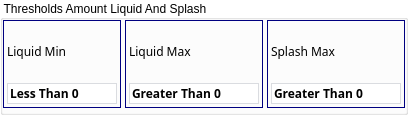
        <widget class="QGroupBox" name="groupBoxAlarmThresholdLiquidAndSplash">
         <property name="styleSheet">
          <string notr="true">QGroupBox{
    background-color: transparent;
}</string>
         </property>
         <property name="title">
          <string>Thresholds Amount Liquid And Splash</string>
         </property>
         <layout class="QGridLayout" name="gridLayout_29">
          <property name="leftMargin">
           <number>0</number>
          </property>
          <property name="topMargin">
           <number>0</number>
          </property>
          <property name="rightMargin">
           <number>0</number>
          </property>
          <property name="bottomMargin">
           <number>4</number>
          </property>
          <property name="spacing">
           <number>4</number>
          </property>
          <item row="0" column="0">
           <widget class="ContentBoardItem" name="widgetDashBoardMinAcceptanceThresholdLiquidMiddleROI" native="true">
            <property name="minimumSize">
             <size>
              <width>0</width>
              <height>88</height>
             </size>
            </property>
            <property name="maximumSize">
             <size>
              <width>16777215</width>
              <height>88</height>
             </size>
            </property>
            <property name="styleSheet">
             <string notr="true">/*QFrame{
     background:rgb(249,247,248);
    border: 1px solid rgb(0,0,128);
     min-height: 80px;
     max-height: 80px;
}

QLabel{
  background:rgb(249,247,248);
  color: rgb(39,51,66);
  border: 0px solid rgb(0,0,128);
  font-size: 16px;
  font-family: Siemens Sans;
  min-height: 20px;
  max-height: 20px;
}
*/



QWidget{
     border: 1px solid rgb(0,0,128);
 }

QLabel{
   border: 0px solid rgb(0,0,128);
}
QDoubleSpinBox::focus{
 border: 2px solid rgb(0,95,135);
}
QDoubleSpinBox{
   border: 1px solid rgb(218, 220, 224);
}

</string>
            </property>
            <layout class="QGridLayout" name="gridLayout_38">
             <property name="leftMargin">
              <number>4</number>
             </property>
             <property name="topMargin">
              <number>4</number>
             </property>
             <property name="rightMargin">
              <number>4</number>
             </property>
             <property name="bottomMargin">
              <number>4</number>
             </property>
             <property name="spacing">
              <number>4</number>
             </property>
             <item row="1" column="0">
              <widget class="QLabel" name="labelContentBoardMinAcceptanceThresholdLiquidMiddleROI">
               <property name="font">
                <font>
                 <family>Siemens Sans</family>
                </font>
               </property>
               <property name="text">
                <string>Liquid Min</string>
               </property>
              </widget>
             </item>
             <item row="2" column="0">
              <widget class="QDoubleSpinBox" name="doubleSpinBoxMinAcceptanceThresholdLiquidMiddleROI">
               <property name="sizePolicy">
                <sizepolicy hsizetype="Preferred" vsizetype="Fixed">
                 <horstretch>0</horstretch>
                 <verstretch>0</verstretch>
                </sizepolicy>
               </property>
               <property name="font">
                <font>
                 <family>Siemens Sans</family>
                 <weight>75</weight>
                 <bold>true</bold>
                </font>
               </property>
               <property name="focusPolicy">
                <enum>Qt::ClickFocus</enum>
               </property>
               <property name="styleSheet">
                <string notr="true"/>
               </property>
               <property name="wrapping">
                <bool>false</bool>
               </property>
               <property name="readOnly">
                <bool>false</bool>
               </property>
               <property name="buttonSymbols">
                <enum>QAbstractSpinBox::NoButtons</enum>
               </property>
               <property name="prefix">
                <string>Less Than </string>
               </property>
               <property name="suffix">
                <string/>
               </property>
               <property name="decimals">
                <number>0</number>
               </property>
               <property name="minimum">
                <double>0.000000000000000</double>
               </property>
               <property name="maximum">
                <double>10000000.000000000000000</double>
               </property>
               <property name="singleStep">
                <double>1.000000000000000</double>
               </property>
               <property name="value">
                <double>0.000000000000000</double>
               </property>
              </widget>
             </item>
            </layout>
           </widget>
          </item>
          <item row="0" column="1">
           <widget class="ContentBoardItem" name="widgetDashBoardMaxAcceptanceThresholdLiquidMiddleROI" native="true">
            <property name="minimumSize">
             <size>
              <width>0</width>
              <height>88</height>
             </size>
            </property>
            <property name="maximumSize">
             <size>
              <width>16777215</width>
              <height>88</height>
             </size>
            </property>
            <property name="styleSheet">
             <string notr="true">/*QFrame{
     background:rgb(249,247,248);
    border: 1px solid rgb(0,0,128);
     min-height: 80px;
     max-height: 80px;
}

QLabel{
  background:rgb(249,247,248);
  color: rgb(39,51,66);
  border: 0px solid rgb(0,0,128);
  font-size: 16px;
  font-family: Siemens Sans;
  min-height: 20px;
  max-height: 20px;
}
*/


QWidget{
     border: 1px solid rgb(0,0,128);
 }

QLabel{
   border: 0px solid rgb(0,0,128);
}

QDoubleSpinBox::focus{
 border: 2px solid rgb(0,95,135);
}
QDoubleSpinBox{
   border: 1px solid rgb(218, 220, 224);
}

</string>
            </property>
            <layout class="QGridLayout" name="gridLayout_42">
             <property name="leftMargin">
              <number>4</number>
             </property>
             <property name="topMargin">
              <number>4</number>
             </property>
             <property name="rightMargin">
              <number>4</number>
             </property>
             <property name="bottomMargin">
              <number>4</number>
             </property>
             <property name="spacing">
              <number>4</number>
             </property>
             <item row="1" column="0">
              <widget class="QLabel" name="labelContentBoardMaxAcceptanceThresholdLiquidMiddleROI">
               <property name="font">
                <font>
                 <family>Siemens Sans</family>
                </font>
               </property>
               <property name="text">
                <string>Liquid Max</string>
               </property>
              </widget>
             </item>
             <item row="2" column="0">
              <widget class="QDoubleSpinBox" name="doubleSpinBoxMaxAcceptanceThresholdLiquidMiddleROI">
               <property name="sizePolicy">
                <sizepolicy hsizetype="Preferred" vsizetype="Fixed">
                 <horstretch>0</horstretch>
                 <verstretch>0</verstretch>
                </sizepolicy>
               </property>
               <property name="font">
                <font>
                 <family>Siemens Sans</family>
                 <weight>75</weight>
                 <bold>true</bold>
                </font>
               </property>
               <property name="focusPolicy">
                <enum>Qt::ClickFocus</enum>
               </property>
               <property name="styleSheet">
                <string notr="true"/>
               </property>
               <property name="wrapping">
                <bool>false</bool>
               </property>
               <property name="readOnly">
                <bool>false</bool>
               </property>
               <property name="buttonSymbols">
                <enum>QAbstractSpinBox::NoButtons</enum>
               </property>
               <property name="prefix">
                <string>Greater Than </string>
               </property>
               <property name="suffix">
                <string/>
               </property>
               <property name="decimals">
                <number>0</number>
               </property>
               <property name="minimum">
                <double>0.000000000000000</double>
               </property>
               <property name="maximum">
                <double>10000000.000000000000000</double>
               </property>
               <property name="singleStep">
                <double>1.000000000000000</double>
               </property>
               <property name="value">
                <double>0.000000000000000</double>
               </property>
              </widget>
             </item>
            </layout>
           </widget>
          </item>
          <item row="0" column="2">
           <widget class="ContentBoardItem" name="widgetDashBoardAcceptanceThresholdLiquidLefftAndRightROI" native="true">
            <property name="minimumSize">
             <size>
              <width>0</width>
              <height>88</height>
             </size>
            </property>
            <property name="maximumSize">
             <size>
              <width>16777215</width>
              <height>88</height>
             </size>
            </property>
            <property name="styleSheet">
             <string notr="true">/*QFrame{
     background:rgb(249,247,248);
    border: 1px solid rgb(0,0,128);
     min-height: 80px;
     max-height: 80px;
}

QLabel{
  background:rgb(249,247,248);
  color: rgb(39,51,66);
  border: 0px solid rgb(0,0,128);
  font-size: 16px;
  font-family: Siemens Sans;
  min-height: 20px;
  max-height: 20px;
}
*/



QWidget{
     border: 1px solid rgb(0,0,128);
 }

QLabel{
   border: 0px solid rgb(0,0,128);
}


QDoubleSpinBox::focus{
 border: 2px solid rgb(0,95,135);
}
QDoubleSpinBox{
   border: 1px solid rgb(218, 220, 224);
}

</string>
            </property>
            <layout class="QGridLayout" name="gridLayout_39">
             <property name="leftMargin">
              <number>4</number>
             </property>
             <property name="topMargin">
              <number>4</number>
             </property>
             <property name="rightMargin">
              <number>4</number>
             </property>
             <property name="bottomMargin">
              <number>4</number>
             </property>
             <property name="spacing">
              <number>4</number>
             </property>
             <item row="2" column="0">
              <widget class="QDoubleSpinBox" name="doubleSpinBoxAcceptanceThresholdLiquidLeftAndRightROI">
               <property name="sizePolicy">
                <sizepolicy hsizetype="Preferred" vsizetype="Fixed">
                 <horstretch>0</horstretch>
                 <verstretch>0</verstretch>
                </sizepolicy>
               </property>
               <property name="font">
                <font>
                 <family>Siemens Sans</family>
                 <weight>75</weight>
                 <bold>true</bold>
                </font>
               </property>
               <property name="focusPolicy">
                <enum>Qt::ClickFocus</enum>
               </property>
               <property name="styleSheet">
                <string notr="true"/>
               </property>
               <property name="wrapping">
                <bool>false</bool>
               </property>
               <property name="readOnly">
                <bool>false</bool>
               </property>
               <property name="buttonSymbols">
                <enum>QAbstractSpinBox::NoButtons</enum>
               </property>
               <property name="prefix">
                <string>Greater Than </string>
               </property>
               <property name="suffix">
                <string/>
               </property>
               <property name="decimals">
                <number>0</number>
               </property>
               <property name="minimum">
                <double>0.000000000000000</double>
               </property>
               <property name="maximum">
                <double>10000000.000000000000000</double>
               </property>
               <property name="singleStep">
                <double>1.000000000000000</double>
               </property>
               <property name="value">
                <double>0.000000000000000</double>
               </property>
              </widget>
             </item>
             <item row="1" column="0">
              <widget class="QLabel" name="labelContentBoardAcceptanceThresholdLiquidLeftAndRightROI">
               <property name="font">
                <font>
                 <family>Siemens Sans</family>
                </font>
               </property>
               <property name="text">
                <string>Splash Max</string>
               </property>
              </widget>
             </item>
            </layout>
           </widget>
          </item>
         </layout>
        </widget>
